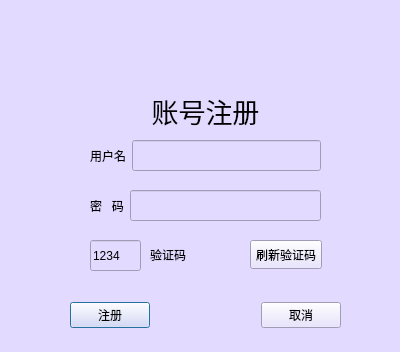
<?xml version="1.0" encoding="UTF-8"?>
<ui version="4.0">
 <class>Dialog</class>
 <widget class="QDialog" name="Dialog">
  <property name="geometry">
   <rect>
    <x>0</x>
    <y>0</y>
    <width>400</width>
    <height>352</height>
   </rect>
  </property>
  <property name="windowTitle">
   <string>账号注册</string>
  </property>
  <property name="windowIcon">
   <iconset>
    <normaloff>images/icon.jpg</normaloff>images/icon.jpg</iconset>
  </property>
  <property name="styleSheet">
   <string notr="true">background-color:rgb(226, 219, 255)</string>
  </property>
  <widget class="QLabel" name="label">
   <property name="geometry">
    <rect>
     <x>110</x>
     <y>80</y>
     <width>191</width>
     <height>61</height>
    </rect>
   </property>
   <property name="font">
    <font>
     <family>Adobe Devanagari</family>
     <pointsize>20</pointsize>
    </font>
   </property>
   <property name="layoutDirection">
    <enum>Qt::LeftToRight</enum>
   </property>
   <property name="text">
    <string>账号注册</string>
   </property>
   <property name="alignment">
    <set>Qt::AlignCenter</set>
   </property>
  </widget>
  <widget class="QWidget" name="layoutWidget">
   <property name="geometry">
    <rect>
     <x>90</x>
     <y>140</y>
     <width>231</width>
     <height>31</height>
    </rect>
   </property>
   <layout class="QHBoxLayout" name="horizontalLayout">
    <item>
     <widget class="QLabel" name="label_2">
      <property name="text">
       <string>用户名</string>
      </property>
     </widget>
    </item>
    <item>
     <widget class="QLineEdit" name="edit_username">
      <property name="sizePolicy">
       <sizepolicy hsizetype="Expanding" vsizetype="Expanding">
        <horstretch>0</horstretch>
        <verstretch>0</verstretch>
       </sizepolicy>
      </property>
     </widget>
    </item>
   </layout>
  </widget>
  <widget class="QWidget" name="layoutWidget">
   <property name="geometry">
    <rect>
     <x>90</x>
     <y>190</y>
     <width>231</width>
     <height>31</height>
    </rect>
   </property>
   <layout class="QHBoxLayout" name="horizontalLayout_2" stretch="0,0">
    <item>
     <widget class="QLabel" name="label_3">
      <property name="text">
       <string>密   码</string>
      </property>
     </widget>
    </item>
    <item>
     <widget class="QLineEdit" name="edit_password">
      <property name="sizePolicy">
       <sizepolicy hsizetype="Expanding" vsizetype="Expanding">
        <horstretch>0</horstretch>
        <verstretch>0</verstretch>
       </sizepolicy>
      </property>
     </widget>
    </item>
   </layout>
  </widget>
  <widget class="QWidget" name="layoutWidget">
   <property name="geometry">
    <rect>
     <x>70</x>
     <y>300</y>
     <width>271</width>
     <height>30</height>
    </rect>
   </property>
   <layout class="QHBoxLayout" name="horizontalLayout_3">
    <item>
     <widget class="QPushButton" name="pushButton_regiser">
      <property name="text">
       <string>注册</string>
      </property>
     </widget>
    </item>
    <item>
     <spacer name="horizontalSpacer_6">
      <property name="orientation">
       <enum>Qt::Horizontal</enum>
      </property>
      <property name="sizeHint" stdset="0">
       <size>
        <width>40</width>
        <height>20</height>
       </size>
      </property>
     </spacer>
    </item>
    <item>
     <spacer name="horizontalSpacer_4">
      <property name="orientation">
       <enum>Qt::Horizontal</enum>
      </property>
      <property name="sizeHint" stdset="0">
       <size>
        <width>40</width>
        <height>20</height>
       </size>
      </property>
     </spacer>
    </item>
    <item>
     <spacer name="horizontalSpacer_5">
      <property name="orientation">
       <enum>Qt::Horizontal</enum>
      </property>
      <property name="sizeHint" stdset="0">
       <size>
        <width>40</width>
        <height>20</height>
       </size>
      </property>
     </spacer>
    </item>
    <item>
     <spacer name="horizontalSpacer_3">
      <property name="orientation">
       <enum>Qt::Horizontal</enum>
      </property>
      <property name="sizeHint" stdset="0">
       <size>
        <width>40</width>
        <height>20</height>
       </size>
      </property>
     </spacer>
    </item>
    <item>
     <spacer name="horizontalSpacer_7">
      <property name="orientation">
       <enum>Qt::Horizontal</enum>
      </property>
      <property name="sizeHint" stdset="0">
       <size>
        <width>40</width>
        <height>20</height>
       </size>
      </property>
     </spacer>
    </item>
    <item>
     <spacer name="horizontalSpacer_2">
      <property name="orientation">
       <enum>Qt::Horizontal</enum>
      </property>
      <property name="sizeHint" stdset="0">
       <size>
        <width>40</width>
        <height>20</height>
       </size>
      </property>
     </spacer>
    </item>
    <item>
     <spacer name="horizontalSpacer">
      <property name="orientation">
       <enum>Qt::Horizontal</enum>
      </property>
      <property name="sizeHint" stdset="0">
       <size>
        <width>40</width>
        <height>20</height>
       </size>
      </property>
     </spacer>
    </item>
    <item>
     <widget class="QPushButton" name="pushButton_cancer">
      <property name="text">
       <string>取消</string>
      </property>
     </widget>
    </item>
   </layout>
  </widget>
  <widget class="QLabel" name="label_4">
   <property name="geometry">
    <rect>
     <x>0</x>
     <y>5</y>
     <width>500</width>
     <height>71</height>
    </rect>
   </property>
   <property name="text">
    <string/>
   </property>
   <property name="pixmap">
    <pixmap>../Downloads/Design/verison_1/ui/UI_Resource/Footer_Logo.png</pixmap>
   </property>
  </widget>
  <widget class="QWidget" name="layoutWidget_2">
   <property name="geometry">
    <rect>
     <x>90</x>
     <y>240</y>
     <width>51</width>
     <height>31</height>
    </rect>
   </property>
   <layout class="QHBoxLayout" name="horizontalLayout_4" stretch="0">
    <item>
     <widget class="QLineEdit" name="edit_verify">
      <property name="sizePolicy">
       <sizepolicy hsizetype="Expanding" vsizetype="Expanding">
        <horstretch>0</horstretch>
        <verstretch>0</verstretch>
       </sizepolicy>
      </property>
      <property name="text">
       <string>1234</string>
      </property>
     </widget>
    </item>
   </layout>
  </widget>
  <widget class="QLabel" name="label_verify">
   <property name="geometry">
    <rect>
     <x>150</x>
     <y>240</y>
     <width>91</width>
     <height>29</height>
    </rect>
   </property>
   <property name="text">
    <string>验证码</string>
   </property>
  </widget>
  <widget class="QPushButton" name="pushButton_verify">
   <property name="geometry">
    <rect>
     <x>250</x>
     <y>240</y>
     <width>72</width>
     <height>29</height>
    </rect>
   </property>
   <property name="text">
    <string>刷新验证码</string>
   </property>
  </widget>
 </widget>
 <resources/>
 <connections/>
</ui>
